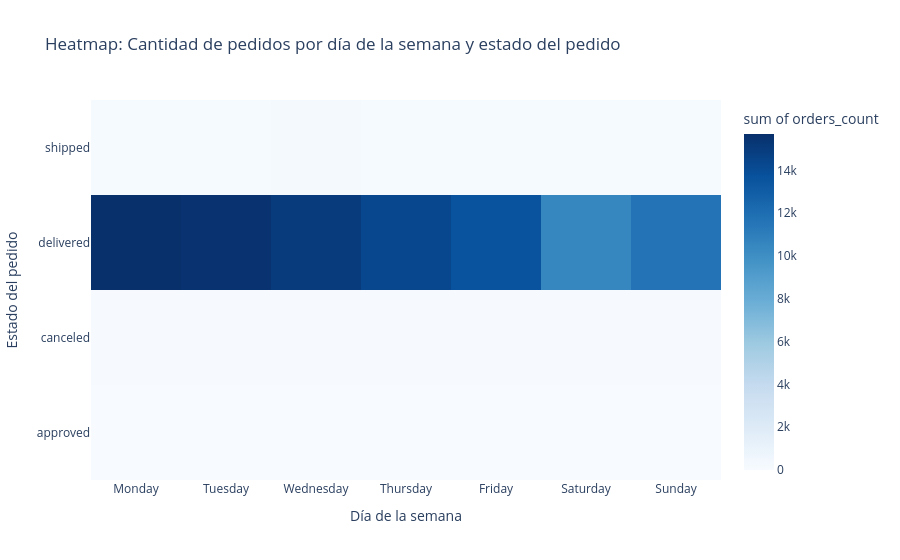

This figure's notebook cell:
### Markdown cell above
Para mejorar la interpretación visual del heatmap, se filtran los estados de pedido más relevantes dentro del flujo principal del proceso (approved, shipped, delivered y canceled). Esta decisión permite evitar que estados con baja frecuencia o escasa relevancia analítica distorsionen la escala cromática del gráfico. El resultado facilita la comparación entre etapas clave del proceso y permite identificar patrones temporales en la distribución de pedidos a lo largo de la semana.

### Code cell
valid_status = [
    "approved",
    "shipped",
    "delivered",
    "canceled"
]

heat_data_filtered = heat_data[
    heat_data["order_status"].isin(valid_status)
].copy()


status_order = ["approved", "shipped", "delivered", "canceled"]

heat_data_filtered["order_status"] = pd.Categorical(
    heat_data_filtered["order_status"],
    categories=status_order,
    ordered=True
)


fig_heat = px.density_heatmap(
    heat_data_filtered,
    x="day_of_week",
    y="order_status",
    z="orders_count",
    color_continuous_scale="Blues",
    title="Heatmap: Cantidad de pedidos por día de la semana y estado del pedido"
)

fig_heat.update_layout(
    xaxis_title="Día de la semana",
    yaxis_title="Estado del pedido"
)

fig_heat.show()
fig_heat.write_image("heatmap_pedidos_filtrado.png")

### Figure 1 — Plotly figure (JSON) as saved in the notebook; plotly's stock layout.template omitted (floating-point values rounded to 4 significant figures)
{"data": [{"coloraxis": "coloraxis", "histfunc": "sum", "hovertemplate": "day_of_week=%{x}<br>order_status=%{y}<br>sum of orders_count=%{z}<extra></extra>", "name": "", "type": "histogram2d", "x": ["Monday", "Monday", "Monday", "Monday", "Tuesday", "Tuesday", "Tuesday", "Tuesday", "Wednesday", "Wednesday", "Wednesday", "Thursday", "Thursday", "Thursday", "Friday", "Friday", "Friday", "Saturday", "Saturday", "Saturday", "Sunday", "Sunday", "Sunday"], "xaxis": "x", "xbingroup": "x", "y": ["approved", "canceled", "delivered", "shipped", "approved", "canceled", "delivered", "shipped", "canceled", "delivered", "shipped", "canceled", "delivered", "shipped", "canceled", "delivered", "shipped", "canceled", "delivered", "shipped", "canceled", "delivered", "shipped"], "yaxis": "y", "ybingroup": "y", "z": [1, 115, 15701, 172, 1, 112, 15503, 146, 96, 15076, 199, 100, 14323, 153, 72, 13685, 171, 62, 10555, 135, 68, 11635, 131]}], "layout": {"coloraxis": {"colorbar": {"title": {"text": "sum of orders_count"}}, "colorscale": [[0, "rgb(247,251,255)"], [0.125, "rgb(222,235,247)"], [0.25, "rgb(198,219,239)"], [0.375, "rgb(158,202,225)"], [0.5, "rgb(107,174,214)"], [0.625, "rgb(66,146,198)"], [0.75, "rgb(33,113,181)"], [0.875, "rgb(8,81,156)"], [1, "rgb(8,48,107)"]]}, "legend": {"tracegroupgap": 0}, "title": {"text": "Heatmap: Cantidad de pedidos por día de la semana y estado del pedido"}, "xaxis": {"anchor": "y", "domain": [0, 1], "title": {"text": "Día de la semana"}}, "yaxis": {"anchor": "x", "domain": [0, 1], "title": {"text": "Estado del pedido"}}}}
